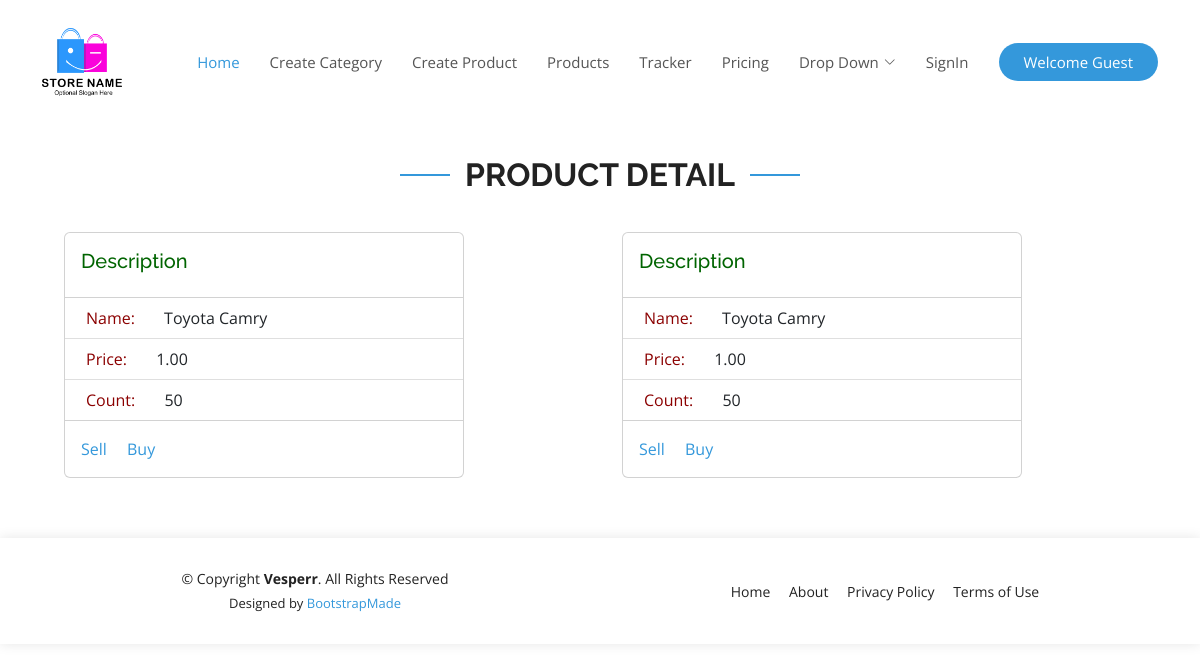
The page /products/detail/1/ on the database its author committed.
### store/models.py (models this page shows, shortened)
class Product(models.Model):
    name = models.CharField(max_length=255)
    category = models.ForeignKey(Category, on_delete=models.CASCADE, related_name='product')
    price = models.DecimalField(max_digits=20, decimal_places=2)
    count = models.IntegerField()
    description = models.TextField(blank=True, null=True)
    created = models.DateTimeField(auto_now_add=True)
    updated = models.DateTimeField(auto_now=True)
    class Meta:
        verbose_name = 'Product'
        verbose_name_plural = 'Products'

### store/views.py (the view)
# urls.py: path('products/detail/<int:pk>/', views.detail, name='detail'),
def detail(request, pk=None):
    if pk:
        qs = get_object_or_404(Product, id=pk)
        context = {'object': qs}
        return render(request, 'store/detail.html', context)
    return render(request, 'store/detail.html')

### store/templates/store/detail.html (shortened to what this page needs)
{% extends 'base.html' %}
{% block content %}
<section id="category" class="category">
    <div class="container">
        <div class="section-title" data-aos="fade-up">
            <h2>Product Detail</h2>
        </div>
        <div class="row content">
            <div style="margin-left: 10px" class="row">
                <div class="col-md-6">
                    <div class="card" style="width: 25rem;">
                        <div class="card-body">
                            <h5 class="card-title" style="color: darkgreen">Description</h5>
                        </div>
                        <ul class="list-group list-group-flush">
                            <li class="list-group-item">
                                <span style="padding: 5px; color: darkred">Name:</span>
                                <span style="padding: 20px">{{object.name}}</span>
                            </li>
                            <li class="list-group-item">
                                <span style="padding: 5px; color: darkred">Price:</span>
                                <span style="padding: 20px">{{object.price}}</span>
                            </li>
                            <li class="list-group-item">
                                <span style="padding: 5px; color: darkred">Count:</span>
                                <span style="padding: 20px">{{object.count}}</span>
                            </li>
                        </ul>
                        <div class="card-body">
                            <a href="#" class="card-link">Sell</a>
                            <a href="{% url 'store:product_add' pk=object.pk %}" class="card-link">Buy</a>
                        </div>
                    </div>
                </div>
                <div class="col-lg-6 pt-4 pt-lg-0" data-aos="fade-up" data-aos-delay="300">
                    <div class="card" style="width: 25rem;">
                        <div class="card-body">
                            <h5 class="card-title" style="color: darkgreen">Description</h5>
                        </div>
                        <ul class="list-group list-group-flush">
                            <li class="list-group-item">
                                <span style="padding: 5px; color: darkred">Name:</span>
                                <span style="padding: 20px">{{object.name}}</span>
                            </li>
                            <li class="list-group-item">
                                <span style="padding: 5px; color: darkred">Price:</span>
                                <span style="padding: 20px">{{object.price}}</span>
                            </li>
                            <li class="list-group-item">
                                <span style="padding: 5px; color: darkred">Count:</span>
                                <span style="padding: 20px">{{object.count}}</span>
                            </li>
                        </ul>
                        <div class="card-body">
                            <a href="#" class="card-link">Sell</a>
                            <a href="{% url 'store:product_add' pk=object.pk %}" class="card-link">Buy</a>
                        </div>
                    </div>
                </div>
            </div>
        </div>
    </div>
</section>
{% endblock %}

### static/assets/css/style.css (style rules this page uses)
body { font-family: "Open Sans", sans-serif; color: #444444; }
a { color: #3498db; text-decoration: none; }
h1, h2, h3, h4, h5, h6 { font-family: "Raleway", sans-serif; }
section { padding: 60px 0; overflow: hidden; }
.section-title { text-align: center; padding-bottom: 30px; }
.section-title h2 { font-size: 32px; font-weight: bold; text-transform: uppercase; position: relative; color: #222222; }
.section-title h2::before, .section-title h2::after { content: ""; width: 50px; height: 2px; background: #3498db; display: inline-block; }
.section-title h2::before { margin: 0 15px 10px 0; }
.section-title h2::after { margin: 0 0 10px 15px; }

### rows shown on the page
Product: name "Toyota Camry", price "1.00", count "50"
